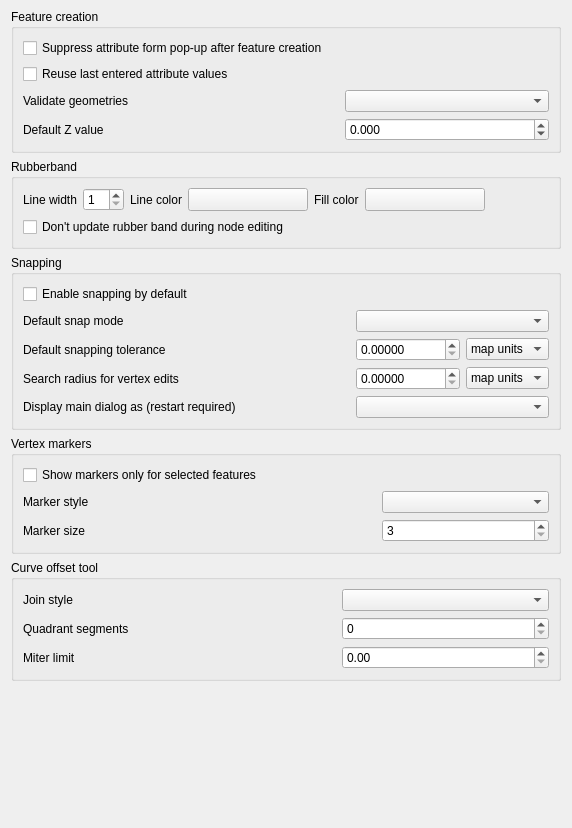
             <widget class="QWidget" name="mOptionsScrollAreaContents_07">
              <property name="geometry">
               <rect>
                <x>0</x>
                <y>0</y>
                <width>572</width>
                <height>828</height>
               </rect>
              </property>
              <layout class="QVBoxLayout" name="verticalLayout_31">
               <property name="topMargin">
                <number>9</number>
               </property>
               <item>
                <widget class="QgsCollapsibleGroupBox" name="mEnterAttributeValuesGroupBox">
                 <property name="title">
                  <string>Feature creation</string>
                 </property>
                 <layout class="QGridLayout" name="gridLayout_28">
                  <item row="2" column="0">
                   <widget class="QLabel" name="label_19">
                    <property name="text">
                     <string>Validate geometries</string>
                    </property>
                   </widget>
                  </item>
                  <item row="0" column="0" colspan="3">
                   <widget class="QCheckBox" name="chkDisableAttributeValuesDlg">
                    <property name="text">
                     <string>Suppress attribute form pop-up after feature creation</string>
                    </property>
                    <property name="tristate">
                     <bool>false</bool>
                    </property>
                   </widget>
                  </item>
                  <item row="2" column="1">
                   <spacer name="horizontalSpacer_32">
                    <property name="orientation">
                     <enum>Qt::Horizontal</enum>
                    </property>
                    <property name="sizeHint" stdset="0">
                     <size>
                      <width>40</width>
                      <height>20</height>
                     </size>
                    </property>
                   </spacer>
                  </item>
                  <item row="1" column="0" colspan="3">
                   <widget class="QCheckBox" name="chkReuseLastValues">
                    <property name="text">
                     <string>Reuse last entered attribute values</string>
                    </property>
                    <property name="tristate">
                     <bool>false</bool>
                    </property>
                   </widget>
                  </item>
                  <item row="3" column="0">
                   <widget class="QLabel" name="mDefaultZValueLabel">
                    <property name="text">
                     <string>Default Z value</string>
                    </property>
                   </widget>
                  </item>
                  <item row="3" column="2">
                   <widget class="QDoubleSpinBox" name="mDefaultZValueSpinBox">
                    <property name="decimals">
                     <number>3</number>
                    </property>
                    <property name="minimum">
                     <double>-999999.998999999952503</double>
                    </property>
                    <property name="maximum">
                     <double>1000000.000000000000000</double>
                    </property>
                    <property name="singleStep">
                     <double>1.000000000000000</double>
                    </property>
                   </widget>
                  </item>
                  <item row="2" column="2">
                   <widget class="QComboBox" name="mValidateGeometries">
                    <property name="sizePolicy">
                     <sizepolicy hsizetype="Expanding" vsizetype="Fixed">
                      <horstretch>0</horstretch>
                      <verstretch>0</verstretch>
                     </sizepolicy>
                    </property>
                   </widget>
                  </item>
                 </layout>
                </widget>
               </item>
               <item>
                <widget class="QgsCollapsibleGroupBox" name="mRubberBandGroupBox">
                 <property name="title">
                  <string>Rubberband</string>
                 </property>
                 <layout class="QGridLayout" name="_9">
                  <item row="0" column="9">
                   <spacer name="horizontalSpacer_33">
                    <property name="orientation">
                     <enum>Qt::Horizontal</enum>
                    </property>
                    <property name="sizeHint" stdset="0">
                     <size>
                      <width>40</width>
                      <height>20</height>
                     </size>
                    </property>
                   </spacer>
                  </item>
                  <item row="0" column="0">
                   <widget class="QLabel" name="mLineWidthTextLabel">
                    <property name="sizePolicy">
                     <sizepolicy hsizetype="Maximum" vsizetype="Preferred">
                      <horstretch>0</horstretch>
                      <verstretch>0</verstretch>
                     </sizepolicy>
                    </property>
                    <property name="text">
                     <string>Line width</string>
                    </property>
                   </widget>
                  </item>
                  <item row="0" column="2">
                   <widget class="QLabel" name="mLineColorTextLabel">
                    <property name="sizePolicy">
                     <sizepolicy hsizetype="Maximum" vsizetype="Preferred">
                      <horstretch>0</horstretch>
                      <verstretch>0</verstretch>
                     </sizepolicy>
                    </property>
                    <property name="text">
                     <string>Line color</string>
                    </property>
                   </widget>
                  </item>
                  <item row="0" column="1">
                   <widget class="QSpinBox" name="mLineWidthSpinBox">
                    <property name="toolTip">
                     <string>Line width in pixels</string>
                    </property>
                    <property name="minimum">
                     <number>1</number>
                    </property>
                   </widget>
                  </item>
                  <item row="0" column="5">
                   <widget class="QgsColorButton" name="mFillColorToolButton">
                    <property name="sizePolicy">
                     <sizepolicy hsizetype="Fixed" vsizetype="Fixed">
                      <horstretch>0</horstretch>
                      <verstretch>0</verstretch>
                     </sizepolicy>
                    </property>
                    <property name="minimumSize">
                     <size>
                      <width>120</width>
                      <height>0</height>
                     </size>
                    </property>
                    <property name="maximumSize">
                     <size>
                      <width>120</width>
                      <height>16777215</height>
                     </size>
                    </property>
                    <property name="text">
                     <string/>
                    </property>
                   </widget>
                  </item>
                  <item row="0" column="4">
                   <widget class="QLabel" name="mSelectColorTextLabel">
                    <property name="sizePolicy">
                     <sizepolicy hsizetype="Maximum" vsizetype="Preferred">
                      <horstretch>0</horstretch>
                      <verstretch>0</verstretch>
                     </sizepolicy>
                    </property>
                    <property name="text">
                     <string>Fill color</string>
                    </property>
                   </widget>
                  </item>
                  <item row="0" column="3">
                   <widget class="QgsColorButton" name="mLineColorToolButton">
                    <property name="sizePolicy">
                     <sizepolicy hsizetype="Fixed" vsizetype="Fixed">
                      <horstretch>0</horstretch>
                      <verstretch>0</verstretch>
                     </sizepolicy>
                    </property>
                    <property name="minimumSize">
                     <size>
                      <width>120</width>
                      <height>0</height>
                     </size>
                    </property>
                    <property name="maximumSize">
                     <size>
                      <width>120</width>
                      <height>16777215</height>
                     </size>
                    </property>
                    <property name="text">
                     <string/>
                    </property>
                   </widget>
                  </item>
                  <item row="1" column="0" colspan="7">
                   <widget class="QCheckBox" name="mLineGhostCheckBox">
                    <property name="text">
                     <string>Don't update rubber band during node editing</string>
                    </property>
                   </widget>
                  </item>
                 </layout>
                </widget>
               </item>
               <item>
                <widget class="QgsCollapsibleGroupBox" name="mSnappingGroupBox">
                 <property name="title">
                  <string>Snapping</string>
                 </property>
                 <layout class="QGridLayout" name="_10">
                  <item row="1" column="1" colspan="6">
                   <widget class="QCheckBox" name="mSnappingEnabledDefault">
                    <property name="text">
                     <string>Enable snapping by default</string>
                    </property>
                   </widget>
                  </item>
                  <item row="5" column="1">
                   <widget class="QLabel" name="label_49">
                    <property name="text">
                     <string>Display main dialog as (restart required)</string>
                    </property>
                   </widget>
                  </item>
                  <item row="2" column="1">
                   <widget class="QLabel" name="mDefaultSnapModeLabel">
                    <property name="text">
                     <string>Default snap mode</string>
                    </property>
                   </widget>
                  </item>
                  <item row="3" column="6">
                   <widget class="QComboBox" name="mDefaultSnappingToleranceComboBox">
                    <property name="sizePolicy">
                     <sizepolicy hsizetype="Expanding" vsizetype="Fixed">
                      <horstretch>0</horstretch>
                      <verstretch>0</verstretch>
                     </sizepolicy>
                    </property>
                    <item>
                     <property name="text">
                      <string>map units</string>
                     </property>
                    </item>
                    <item>
                     <property name="text">
                      <string>pixels</string>
                     </property>
                    </item>
                   </widget>
                  </item>
                  <item row="4" column="4">
                   <spacer>
                    <property name="orientation">
                     <enum>Qt::Horizontal</enum>
                    </property>
                    <property name="sizeHint" stdset="0">
                     <size>
                      <width>61</width>
                      <height>20</height>
                     </size>
                    </property>
                   </spacer>
                  </item>
                  <item row="3" column="3" colspan="2">
                   <spacer>
                    <property name="orientation">
                     <enum>Qt::Horizontal</enum>
                    </property>
                    <property name="sizeHint" stdset="0">
                     <size>
                      <width>241</width>
                      <height>20</height>
                     </size>
                    </property>
                   </spacer>
                  </item>
                  <item row="2" column="5" colspan="2">
                   <widget class="QComboBox" name="mDefaultSnapModeComboBox">
                    <property name="sizePolicy">
                     <sizepolicy hsizetype="Expanding" vsizetype="Fixed">
                      <horstretch>0</horstretch>
                      <verstretch>0</verstretch>
                     </sizepolicy>
                    </property>
                   </widget>
                  </item>
                  <item row="4" column="5">
                   <widget class="QDoubleSpinBox" name="mSearchRadiusVertexEditSpinBox">
                    <property name="decimals">
                     <number>5</number>
                    </property>
                    <property name="maximum">
                     <double>99999999.989999994635582</double>
                    </property>
                   </widget>
                  </item>
                  <item row="3" column="5">
                   <widget class="QDoubleSpinBox" name="mDefaultSnappingToleranceSpinBox">
                    <property name="decimals">
                     <number>5</number>
                    </property>
                    <property name="maximum">
                     <double>99999999.989999994635582</double>
                    </property>
                   </widget>
                  </item>
                  <item row="2" column="2" colspan="3">
                   <spacer>
                    <property name="orientation">
                     <enum>Qt::Horizontal</enum>
                    </property>
                    <property name="sizeHint" stdset="0">
                     <size>
                      <width>311</width>
                      <height>20</height>
                     </size>
                    </property>
                   </spacer>
                  </item>
                  <item row="4" column="6">
                   <widget class="QComboBox" name="mSearchRadiusVertexEditComboBox">
                    <item>
                     <property name="text">
                      <string>map units</string>
                     </property>
                    </item>
                    <item>
                     <property name="text">
                      <string>pixels</string>
                     </property>
                    </item>
                   </widget>
                  </item>
                  <item row="4" column="1" colspan="3">
                   <widget class="QLabel" name="mVertexSearchRadiusVertexEditLabel">
                    <property name="text">
                     <string>Search radius for vertex edits</string>
                    </property>
                   </widget>
                  </item>
                  <item row="5" column="5" colspan="2">
                   <widget class="QComboBox" name="mSnappingMainDialogComboBox"/>
                  </item>
                  <item row="3" column="1" colspan="2">
                   <widget class="QLabel" name="mDefaultSnappingToleranceTextLabel">
                    <property name="text">
                     <string>Default snapping tolerance</string>
                    </property>
                   </widget>
                  </item>
                 </layout>
                </widget>
               </item>
               <item>
                <widget class="QgsCollapsibleGroupBox" name="mVertexMarkerGroupBox">
                 <property name="title">
                  <string>Vertex markers</string>
                 </property>
                 <layout class="QGridLayout" name="_11">
                  <item row="1" column="0">
                   <widget class="QLabel" name="mMarkerStyleLabel">
                    <property name="text">
                     <string>Marker style</string>
                    </property>
                   </widget>
                  </item>
                  <item row="1" column="1">
                   <spacer>
                    <property name="orientation">
                     <enum>Qt::Horizontal</enum>
                    </property>
                    <property name="sizeHint" stdset="0">
                     <size>
                      <width>281</width>
                      <height>20</height>
                     </size>
                    </property>
                   </spacer>
                  </item>
                  <item row="1" column="2">
                   <widget class="QComboBox" name="mMarkerStyleComboBox">
                    <property name="sizePolicy">
                     <sizepolicy hsizetype="Expanding" vsizetype="Fixed">
                      <horstretch>0</horstretch>
                      <verstretch>0</verstretch>
                     </sizepolicy>
                    </property>
                   </widget>
                  </item>
                  <item row="2" column="2">
                   <widget class="QSpinBox" name="mMarkerSizeSpinBox">
                    <property name="layoutDirection">
                     <enum>Qt::LeftToRight</enum>
                    </property>
                    <property name="minimum">
                     <number>3</number>
                    </property>
                    <property name="singleStep">
                     <number>1</number>
                    </property>
                   </widget>
                  </item>
                  <item row="2" column="0">
                   <widget class="QLabel" name="label_6">
                    <property name="text">
                     <string>Marker size</string>
                    </property>
                   </widget>
                  </item>
                  <item row="2" column="1">
                   <spacer>
                    <property name="orientation">
                     <enum>Qt::Horizontal</enum>
                    </property>
                    <property name="sizeHint" stdset="0">
                     <size>
                      <width>40</width>
                      <height>20</height>
                     </size>
                    </property>
                   </spacer>
                  </item>
                  <item row="0" column="0" colspan="3">
                   <widget class="QCheckBox" name="mMarkersOnlyForSelectedCheckBox">
                    <property name="text">
                     <string>Show markers only for selected features</string>
                    </property>
                   </widget>
                  </item>
                 </layout>
                </widget>
               </item>
               <item>
                <widget class="QgsCollapsibleGroupBox" name="groupBox_21">
                 <property name="title">
                  <string>Curve offset tool</string>
                 </property>
                 <layout class="QGridLayout" name="gridLayout">
                  <item row="1" column="2">
                   <widget class="QSpinBox" name="mOffsetQuadSegSpinBox"/>
                  </item>
                  <item row="2" column="0">
                   <widget class="QLabel" name="label_28">
                    <property name="text">
                     <string>Miter limit</string>
                    </property>
                   </widget>
                  </item>
                  <item row="0" column="0">
                   <widget class="QLabel" name="label_26">
                    <property name="text">
                     <string>Join style</string>
                    </property>
                   </widget>
                  </item>
                  <item row="0" column="2">
                   <widget class="QComboBox" name="mOffsetJoinStyleComboBox">
                    <property name="sizePolicy">
                     <sizepolicy hsizetype="Expanding" vsizetype="Fixed">
                      <horstretch>0</horstretch>
                      <verstretch>0</verstretch>
                     </sizepolicy>
                    </property>
                   </widget>
                  </item>
                  <item row="1" column="0">
                   <widget class="QLabel" name="label_27">
                    <property name="text">
                     <string>Quadrant segments</string>
                    </property>
                   </widget>
                  </item>
                  <item row="2" column="2">
                   <widget class="QDoubleSpinBox" name="mCurveOffsetMiterLimitComboBox"/>
                  </item>
                  <item row="0" column="1">
                   <spacer name="horizontalSpacer_29">
                    <property name="orientation">
                     <enum>Qt::Horizontal</enum>
                    </property>
                    <property name="sizeHint" stdset="0">
                     <size>
                      <width>40</width>
                      <height>20</height>
                     </size>
                    </property>
                   </spacer>
                  </item>
                  <item row="1" column="1">
                   <spacer name="horizontalSpacer_30">
                    <property name="orientation">
                     <enum>Qt::Horizontal</enum>
                    </property>
                    <property name="sizeHint" stdset="0">
                     <size>
                      <width>40</width>
                      <height>20</height>
                     </size>
                    </property>
                   </spacer>
                  </item>
                  <item row="2" column="1">
                   <spacer name="horizontalSpacer_31">
                    <property name="orientation">
                     <enum>Qt::Horizontal</enum>
                    </property>
                    <property name="sizeHint" stdset="0">
                     <size>
                      <width>40</width>
                      <height>20</height>
                     </size>
                    </property>
                   </spacer>
                  </item>
                 </layout>
                </widget>
               </item>
               <item>
                <spacer name="verticalSpacer_4">
                 <property name="orientation">
                  <enum>Qt::Vertical</enum>
                 </property>
                 <property name="sizeHint" stdset="0">
                  <size>
                   <width>20</width>
                   <height>40</height>
                  </size>
                 </property>
                </spacer>
               </item>
              </layout>
             </widget>
